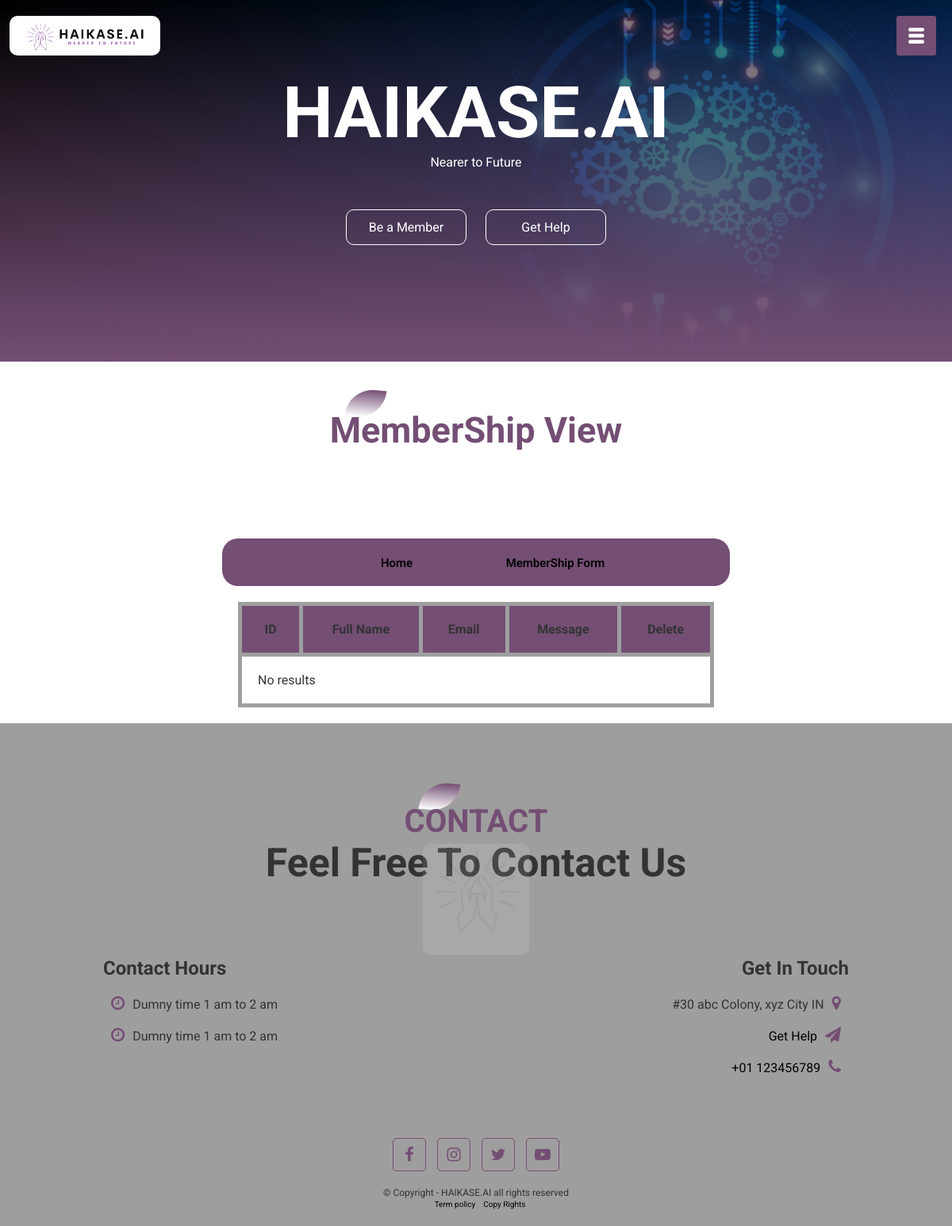
/gethelp_view.php, run on an earlier commit of the app's database.
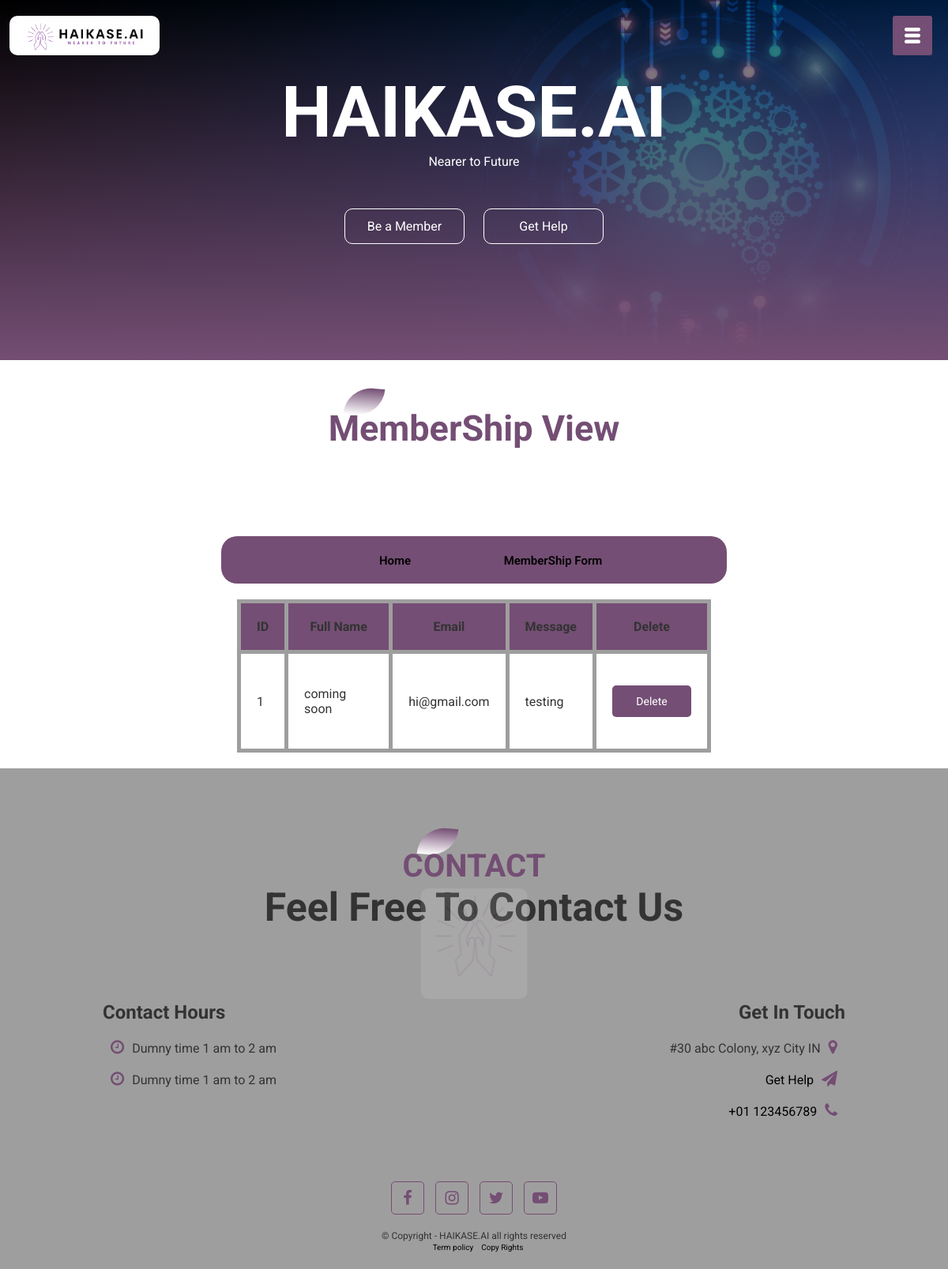
And on a later commit of the database.
### tables this page shows
CREATE TABLE `gethelp` (
  `id` int(11) NOT NULL,
  `full_name` varchar(255) NOT NULL,
  `email` varchar(255) NOT NULL,
  `message` text DEFAULT NULL
);

### gethelp_view.php (the view, shortened to what this page needs)
<?php
include("includes/header.php");
echo '<div class="about-text">
        <p>MemberShip View</p>
      </div>';
?>
<section class="page_nav">
    <div class="container">
        <div class="row">
            <div class="col-md-12">
                <ul>
                    <li>
                        <a href="content_view.php">Home</a>
                    </li>
                    <li>
                        <a href="feedback_view.php">MemberShip Form</a>
                    </li>
                </ul>
            </div>
        </div>
    </div>
</section>
<table class="form_view">
    <tr>
        <th>ID</th>
        <th>Full Name</th>
        <th>Email</th>
        <th>Message</th>
        <th>Delete</th>
    </tr>
    <?php
    $result = $conn->query("SELECT * FROM gethelp");
    if ($result->num_rows > 0) {
        while ($row = $result->fetch_assoc()) {
            echo "<tr>";
            echo "<td>" . $row['id'] . "</td>";
            echo "<td>" . $row['full_name'] . "</td>";
            echo "<td>" . $row['email'] . "</td>";
            echo "<td>" . $row['message'] . "</td>";
            echo "<td><form method='post' action=''>
        <input type='hidden' name='record_id' value='" . $row['id'] . "'>
        <input type='submit' class='loginbtn' value='Delete'></form></td>";
            echo "</tr>";
        }
    } else {
        echo "<tr><td colspan='10'>No results</td></tr>";
    }
    ?>
</table>
<?php
include("includes/footer.php");
?>

### includes/header.php (shortened to what this page needs)
<!DOCTYPE html>
<html lang="en">
<head>
    <link rel="stylesheet" href="./CSS/style.css"/>
    <link rel="stylesheet" href="https://stackpath.bootstrapcdn.com/font-awesome/4.7.0/css/font-awesome.min.css" />
</head>
<body>
    <div class="dark-theme">
        <section id="banner2">
            <a href="./home.php">
                <img src="./images/logo3.png" class="logo" alt="logo" />
            </a>
            <div class="banner2-text">
                <h1>HAIKASE.AI</h1>
                <p>Nearer to Future</p>
                <div class="banner-btn">
                    <a href="./feedback_form.php"><span></span>Be a Member</a>
                    <a href="./gethelp.php"><span></span>Get Help</a>
                </div>
            </div>
        </section>
        <div id="menuBtn">
            <img src="./images/menu.png" id="menu" alt="img" />
        </div>
    </div>
</body>
</html>

### includes/footer.php
<section id="footer">
    <img src="./images/footerlogo1.png" class="footer-img" alt="image">
    <div class="title-text">
        <p>CONTACT</p>
        <h1>Feel Free To Contact Us</h1>
    </div>
    <div class="footer-row">
        <div class="footer-left">
            <h1>Contact Hours</h1>
            <p><i class="fa fa-clock-o"></i>Dumny time 1 am to 2 am</p>
            <p><i class="fa fa-clock-o"></i>Dumny time 1 am to 2 am</p>
        </div>
        <div class="footer-right">
            <h1>Get In Touch</h1>
            <p>#30 abc Colony, xyz City IN<i class="fa fa-map-marker"></i></p>
            <p><a href="gethelp.php">Get Help</a><i class="fa fa-paper-plane"></i></p>
            <p><a href="tel:+01 123456789">+01 123456789</a><i class="fa fa-phone"></i></p>
        </div>
    </div>
    <div class="social-links">
        <i class="fa fa-facebook"></i>
        <i class="fa fa-instagram"></i>
        <i class="fa fa-twitter"></i>
        <i class="fa fa-youtube-play"></i>
        <p>&copy; Copyright - HAIKASE.AI all rights reserved </p>
        <ul class="footer-list">
            <li><a href="#">Term policy</a></li>
            <li><a href="#">Copy Rights</a></li>
        </ul>
    </div>
</section>

What changed in the data, as far as the page shows it:
added gethelp: id "1", full_name "coming soon", email "hi@gmail.com", message "testing"
Also different on the page:
text no longer shown: "No results"
